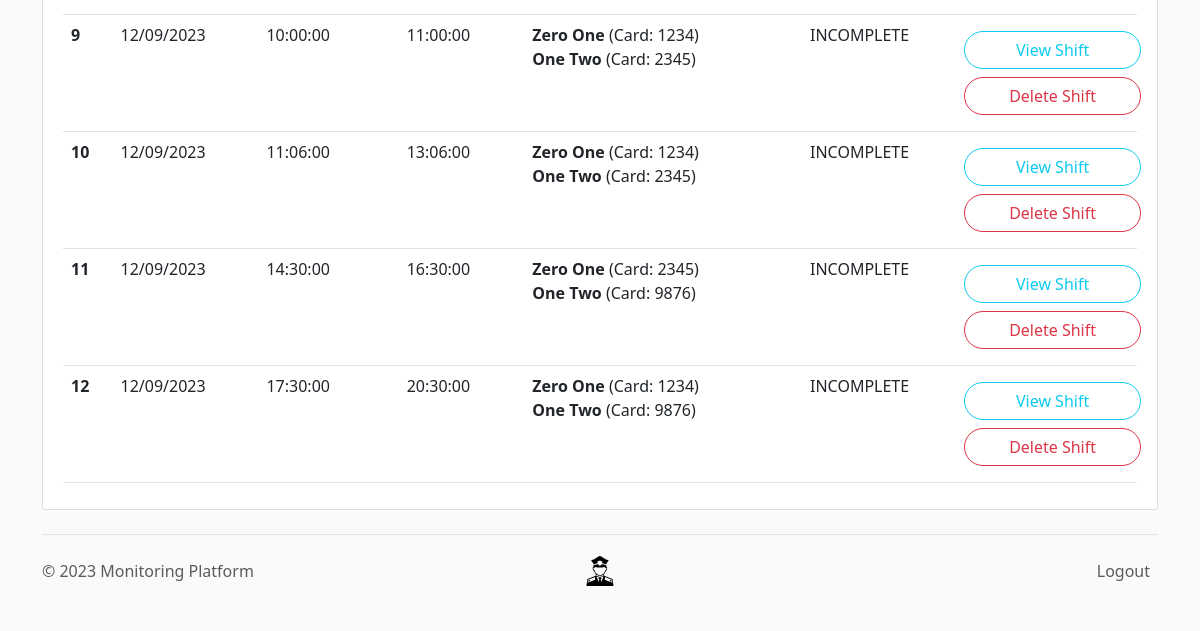
/circuit/logs (signed in, lower part), run on an earlier commit of the app's database.
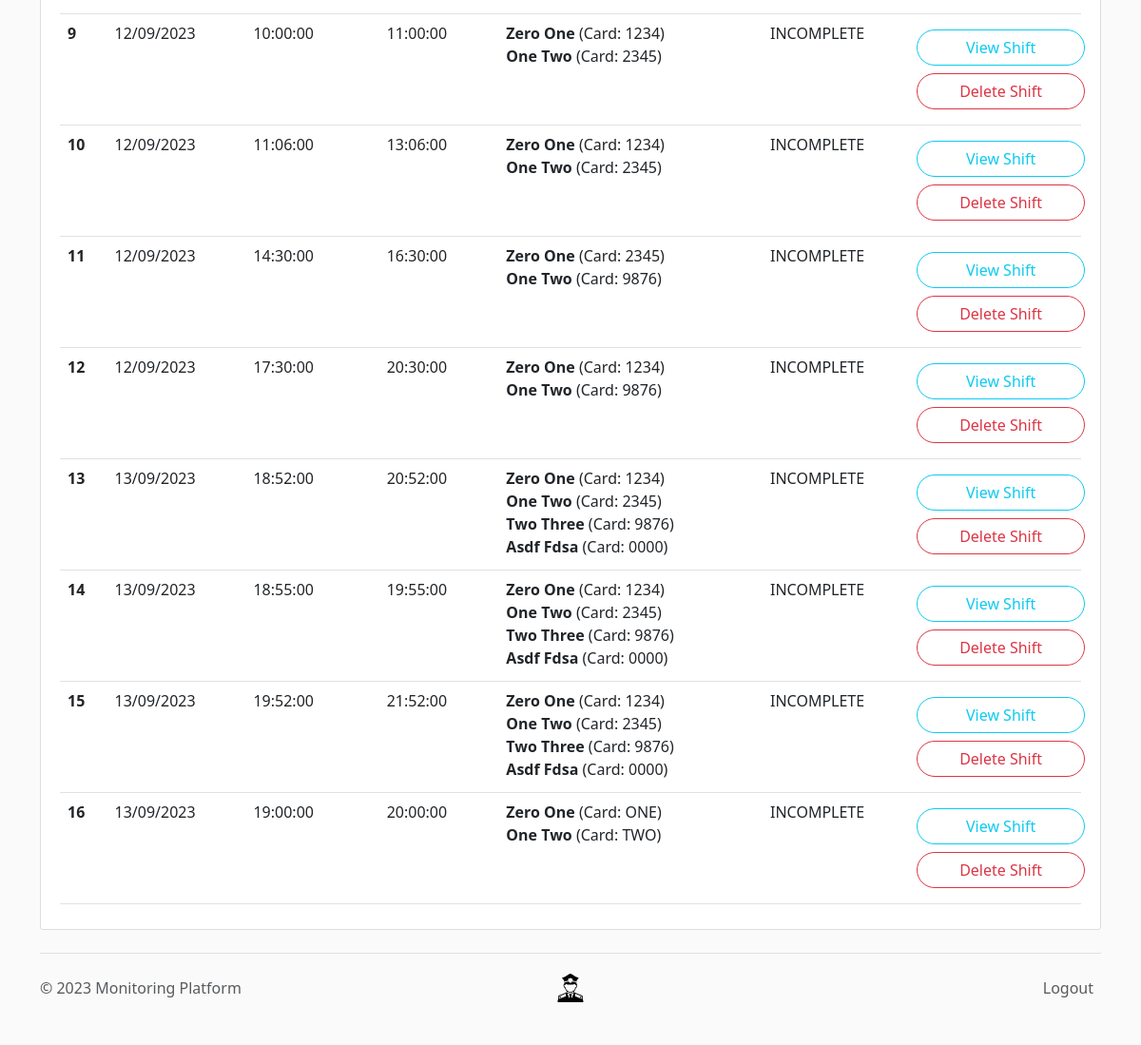
And on a later commit of the database.
### app/models.py (models this page shows, shortened)
class Shift(db.Model):
    __tablename__ = "shifts"
    id = Column(Integer, primary_key=True, autoincrement=True)
    shift_start = Column(Integer, nullable=False, unique=True)
    shift_end = Column(Integer, nullable=False)
    _sentries_on_duty = Column(Text, nullable=False)
    _circuit = Column(Text, nullable=False)
    _path_freqs = Column(Text, nullable=False)
    _alarms = Column(Text, nullable=False, default="[]")
    completed = Column(Boolean, nullable=False, default=False)
    @property
    def sentries(self):
        return literal_eval(self._sentries_on_duty)
    @property
    def circuit(self):
        return literal_eval(self._circuit)
    @property
    def path_freqs(self):
        return literal_eval(self._path_freqs)
    @property
    def alarms(self):
        return literal_eval(self._alarms)

### app/routes.py (the view)
@app.route("/circuit/logs")
@login_required  # ensures that supervisor is logged in to access
def view_all_circuits():
    shifts = Shift.query.all()
    return render_template("view-all-circuits.html", circuits=shifts)

### app/models.py (called while the page is built)
@login_manager.user_loader
def load_supervisor(supervisor_id):
    return Supervisor.query.get(int(supervisor_id))

### app/routes.py (called while the page is built)
@app.template_filter("readable")
def derive_date_time(epoch: int):
    return datetime.fromtimestamp(epoch).strftime("%d/%m/%Y, %H:%M:%S")

@app.template_filter("readable_day")
def derive_date(epoch: int):
    return datetime.fromtimestamp(epoch).strftime("%d/%m/%Y")

@app.template_filter("readable_time")
def derive_time(epoch: int):
    return datetime.fromtimestamp(epoch).strftime("%H:%M:%S")

### app/templates/view-all-circuits.html (shortened to what this page needs)
{% extends 'layout.html' %}{% block content %}
<article class="media content-section">
  <div class="media-body">
    <table class="table">
      <tbody class="table-group-divider">
        {% for circuit in circuits %}
        <tr>
          <th scope="row">{{ circuit.id }}</th>
          <td>{{ circuit.shift_start|readable_day }}</td>
          <td>{{ circuit.shift_start|readable_time }}</td>
          <td>{{ circuit.shift_end|readable_time }}</td>
          <td>
            {% for sentry in circuit.sentries %}
            <strong>{{ sentry[0] }}</strong> (Card: {{ sentry[1].upper() }})
            <br />{% endfor %}
          </td>
          {% if completed %}
          <td>COMPLETE</td>
          {% else %}
          <td>INCOMPLETE</td>
          {% endif %}
          <td class="align-middle">
            <div class="row my-2">
              <a
                class="btn btn-outline-info rounded-pill"
                href="{{ url_for('view_one_circuit', shift_id=circuit.id) }}"
                >View Shift</a
              >
            </div>
            <div class="row my-2">
              <button
                type="button"
                class="btn btn-outline-danger rounded-pill"
                data-bs-toggle="modal"
                data-bs-target="#delete-shift-{{ circuit.id }}"
              >
                Delete Shift
              </button>
            </div>
          </td>
        </tr>
        {% endfor %}
      </tbody>
    </table>
  </div>
</article>
{% endblock content %}

What changed in the data, as far as the page shows it:
added Shift: id "13", shift_start|readable_day "13/09/2023", shift_start|readable_time "18:52:00", shift_end|readable_time "20:52:00", sentry "Zero One" "One Two" "Two Three" "Asdf Fdsa", sentry "1234" "2345" "9876" "0000", shows "INCOMPLETE"
added Shift: id "14", shift_start|readable_day "13/09/2023", shift_start|readable_time "18:55:00", shift_end|readable_time "19:55:00", sentry "Zero One" "One Two" "Two Three" "Asdf Fdsa", sentry "1234" "2345" "9876" "0000", shows "INCOMPLETE"
added Shift: id "15", shift_start|readable_day "13/09/2023", shift_start|readable_time "19:52:00", shift_end|readable_time "21:52:00", sentry "Zero One" "One Two" "Two Three" "Asdf Fdsa", sentry "1234" "2345" "9876" "0000", shows "INCOMPLETE"
added Shift: id "16", shift_start|readable_day "13/09/2023", shift_start|readable_time "19:00:00", shift_end|readable_time "20:00:00", sentry "Zero One" "One Two", sentry "ONE" "TWO", shows "INCOMPLETE"
